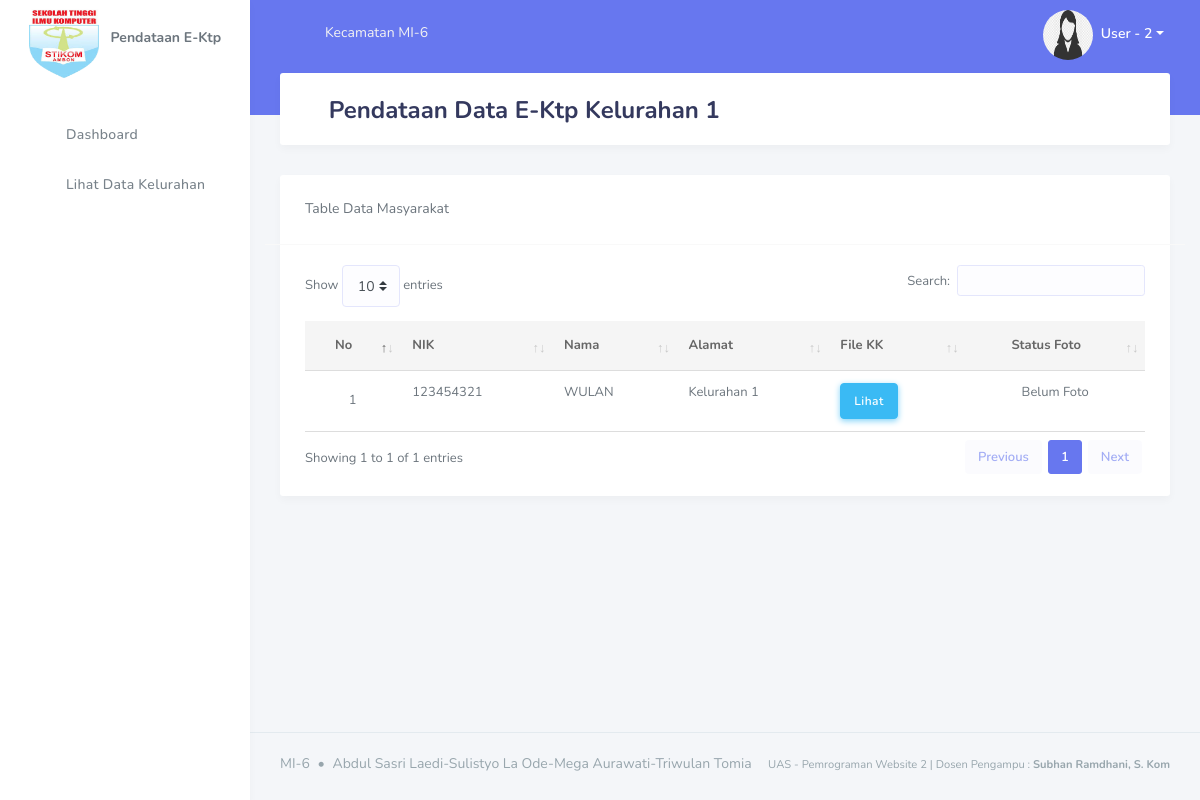
Screenshot of /index.php?page=kel-1 (signed in) with the database file from the repository.
### tables this page shows
CREATE TABLE `masyarakat` (
  `id` int(11) NOT NULL,
  `nik` varchar(255) NOT NULL,
  `nama` varchar(255) NOT NULL,
  `kelurahan` varchar(255) NOT NULL,
  `file_kk` varchar(255) NOT NULL,
  `status` varchar(255) NOT NULL
);

### page/data-ektp-kelurahan/kel-1.php (the view, shortened to what this page needs)
<div class="section-header">
  <h1><i class="fas fa-id-card mr-2" style="font-size: 20pt;"></i>Pendataan Data E-Ktp Kelurahan 1</h1>
</div>
<div class="card">
  <div class="row">
    <div class="card-header">
       <div class="col-sm-6">
          Table Data Masyarakat
       </div>
    </div>
  </div>
  <div class="card-body">
      <div class="table-responsive">
        <table class="table" id="dataTable">
          <thead>
              <tr>
                  <th style="text-align: center; vertical-align: middle;">No</th>
                  <th>NIK</th>
                  <th>Nama</th>
                  <th>Alamat</th>
                  <th>File KK</th>
                  <th style="text-align:center;">Status Foto</th>
              </tr>
          </thead>
          <tbody>
            <?php $dataEktp = mysqli_query($con, "SELECT * FROM masyarakat WHERE kelurahan = 'Kelurahan 1' ORDER BY nama"); ?>
            <?php $no=1; ?>
            <?php foreach ($dataEktp as $data) : ?>
              <tr>
                  <td style="text-align: center; vertical-align: middle;"><?php echo $no; ?></td>
                  <td> <?php echo $data['nik']; ?> </td>
                  <td> <?php echo $data['nama']; ?> </td>
                  <td> <?php echo $data['kelurahan']; ?> </td>
                  <td>
                    <a href="assets/berkas kk/<?php echo $data['file_kk']; ?>" class="btn btn-info" target="blank">Lihat</a>
                  </td>
                  <?php if($data['status'] == '') : ?>
                    <td style="text-align: center;"> <?php echo "Belum Foto" ; ?> </td>
                  <?php else : ?>
                    <td style="text-align: center;"><i class="fas fa-check"></i></td>
                  <?php endif; ?>
              </tr>
            <?php $no++; ?>
            <?php endforeach; ?>
          </tbody>
        </table>
      </div>
  </div>
</div>

### rows the page displays
masyarakat: nik "123454321", nama "WULAN", kelurahan "Kelurahan 1", status "Belum Foto"

### other values shown
$_SESSION['nama'] "User - 2"
